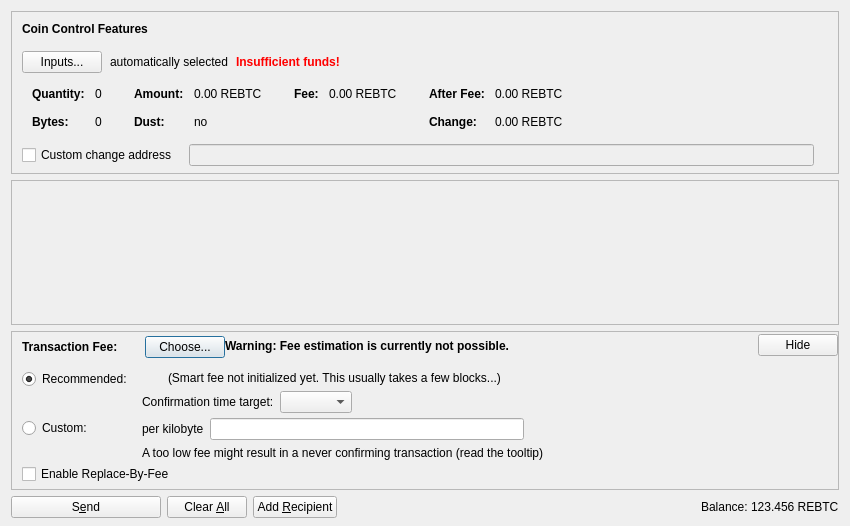
<?xml version="1.0" encoding="UTF-8"?>
<ui version="4.0">
 <class>SendCoinsDialog</class>
 <widget class="QDialog" name="SendCoinsDialog">
  <property name="geometry">
   <rect>
    <x>0</x>
    <y>0</y>
    <width>850</width>
    <height>526</height>
   </rect>
  </property>
  <property name="windowTitle">
   <string>Send Coins</string>
  </property>
  <layout class="QVBoxLayout" name="verticalLayout" stretch="0,1,0,0">
   <property name="bottomMargin">
    <number>8</number>
   </property>
   <item>
    <widget class="QFrame" name="frameCoinControl">
     <property name="sizePolicy">
      <sizepolicy hsizetype="Expanding" vsizetype="Expanding">
       <horstretch>0</horstretch>
       <verstretch>0</verstretch>
      </sizepolicy>
     </property>
     <property name="maximumSize">
      <size>
       <width>16777215</width>
       <height>16777215</height>
      </size>
     </property>
     <property name="frameShape">
      <enum>QFrame::StyledPanel</enum>
     </property>
     <property name="frameShadow">
      <enum>QFrame::Sunken</enum>
     </property>
     <layout class="QVBoxLayout" name="verticalLayoutCoinControl2">
      <property name="spacing">
       <number>0</number>
      </property>
      <property name="leftMargin">
       <number>0</number>
      </property>
      <property name="topMargin">
       <number>0</number>
      </property>
      <property name="rightMargin">
       <number>0</number>
      </property>
      <property name="bottomMargin">
       <number>6</number>
      </property>
      <item>
       <layout class="QVBoxLayout" name="verticalLayoutCoinControl" stretch="0,0,0,0,1">
        <property name="spacing">
         <number>0</number>
        </property>
        <property name="leftMargin">
         <number>10</number>
        </property>
        <property name="topMargin">
         <number>10</number>
        </property>
        <item>
         <layout class="QHBoxLayout" name="horizontalLayoutCoinControl1">
          <property name="bottomMargin">
           <number>15</number>
          </property>
          <item>
           <widget class="QLabel" name="labelCoinControlFeatures">
            <property name="sizePolicy">
             <sizepolicy hsizetype="Preferred" vsizetype="Maximum">
              <horstretch>0</horstretch>
              <verstretch>0</verstretch>
             </sizepolicy>
            </property>
            <property name="font">
             <font>
              <weight>75</weight>
              <bold>true</bold>
             </font>
            </property>
            <property name="styleSheet">
             <string notr="true">font-weight:bold;</string>
            </property>
            <property name="text">
             <string>Coin Control Features</string>
            </property>
           </widget>
          </item>
         </layout>
        </item>
        <item>
         <layout class="QHBoxLayout" name="horizontalLayoutCoinControl2" stretch="0,0,0,0">
          <property name="spacing">
           <number>8</number>
          </property>
          <property name="bottomMargin">
           <number>10</number>
          </property>
          <item>
           <widget class="QPushButton" name="pushButtonCoinControl">
            <property name="styleSheet">
             <string notr="true"/>
            </property>
            <property name="text">
             <string>Inputs...</string>
            </property>
            <property name="autoDefault">
             <bool>false</bool>
            </property>
           </widget>
          </item>
          <item>
           <widget class="QLabel" name="labelCoinControlAutomaticallySelected">
            <property name="text">
             <string>automatically selected</string>
            </property>
            <property name="margin">
             <number>5</number>
            </property>
           </widget>
          </item>
          <item>
           <widget class="QLabel" name="labelCoinControlInsuffFunds">
            <property name="font">
             <font>
              <weight>75</weight>
              <bold>true</bold>
             </font>
            </property>
            <property name="styleSheet">
             <string notr="true">color:red;font-weight:bold;</string>
            </property>
            <property name="text">
             <string>Insufficient funds!</string>
            </property>
            <property name="margin">
             <number>5</number>
            </property>
           </widget>
          </item>
          <item>
           <spacer name="horizontalSpacerCoinControl">
            <property name="orientation">
             <enum>Qt::Horizontal</enum>
            </property>
            <property name="sizeHint" stdset="0">
             <size>
              <width>40</width>
              <height>1</height>
             </size>
            </property>
           </spacer>
          </item>
         </layout>
        </item>
        <item>
         <widget class="QWidget" name="widgetCoinControl" native="true">
          <property name="sizePolicy">
           <sizepolicy hsizetype="Preferred" vsizetype="Preferred">
            <horstretch>0</horstretch>
            <verstretch>0</verstretch>
           </sizepolicy>
          </property>
          <property name="minimumSize">
           <size>
            <width>0</width>
            <height>0</height>
           </size>
          </property>
          <property name="styleSheet">
           <string notr="true"/>
          </property>
          <layout class="QHBoxLayout" name="horizontalLayoutCoinControl5">
           <property name="leftMargin">
            <number>0</number>
           </property>
           <property name="topMargin">
            <number>0</number>
           </property>
           <property name="rightMargin">
            <number>0</number>
           </property>
           <property name="bottomMargin">
            <number>0</number>
           </property>
           <item>
            <layout class="QHBoxLayout" name="horizontalLayoutCoinControl3" stretch="0,0,0,1">
             <property name="spacing">
              <number>20</number>
             </property>
             <property name="topMargin">
              <number>0</number>
             </property>
             <property name="bottomMargin">
              <number>10</number>
             </property>
             <item>
              <layout class="QFormLayout" name="formLayoutCoinControl1">
               <property name="horizontalSpacing">
                <number>10</number>
               </property>
               <property name="verticalSpacing">
                <number>14</number>
               </property>
               <property name="leftMargin">
                <number>10</number>
               </property>
               <property name="topMargin">
                <number>4</number>
               </property>
               <property name="rightMargin">
                <number>6</number>
               </property>
               <item row="0" column="0">
                <widget class="QLabel" name="labelCoinControlQuantityText">
                 <property name="font">
                  <font>
                   <weight>75</weight>
                   <bold>true</bold>
                  </font>
                 </property>
                 <property name="text">
                  <string>Quantity:</string>
                 </property>
                 <property name="margin">
                  <number>0</number>
                 </property>
                </widget>
               </item>
               <item row="0" column="1">
                <widget class="QLabel" name="labelCoinControlQuantity">
                 <property name="cursor">
                  <cursorShape>IBeamCursor</cursorShape>
                 </property>
                 <property name="contextMenuPolicy">
                  <enum>Qt::ActionsContextMenu</enum>
                 </property>
                 <property name="text">
                  <string notr="true">0</string>
                 </property>
                 <property name="margin">
                  <number>0</number>
                 </property>
                 <property name="textInteractionFlags">
                  <set>Qt::LinksAccessibleByMouse|Qt::TextSelectableByKeyboard|Qt::TextSelectableByMouse</set>
                 </property>
                </widget>
               </item>
               <item row="1" column="0">
                <widget class="QLabel" name="labelCoinControlBytesText">
                 <property name="font">
                  <font>
                   <weight>75</weight>
                   <bold>true</bold>
                  </font>
                 </property>
                 <property name="text">
                  <string>Bytes:</string>
                 </property>
                </widget>
               </item>
               <item row="1" column="1">
                <widget class="QLabel" name="labelCoinControlBytes">
                 <property name="cursor">
                  <cursorShape>IBeamCursor</cursorShape>
                 </property>
                 <property name="contextMenuPolicy">
                  <enum>Qt::ActionsContextMenu</enum>
                 </property>
                 <property name="text">
                  <string notr="true">0</string>
                 </property>
                 <property name="textInteractionFlags">
                  <set>Qt::LinksAccessibleByMouse|Qt::TextSelectableByKeyboard|Qt::TextSelectableByMouse</set>
                 </property>
                </widget>
               </item>
              </layout>
             </item>
             <item>
              <layout class="QFormLayout" name="formLayoutCoinControl2">
               <property name="horizontalSpacing">
                <number>10</number>
               </property>
               <property name="verticalSpacing">
                <number>14</number>
               </property>
               <property name="leftMargin">
                <number>6</number>
               </property>
               <property name="topMargin">
                <number>4</number>
               </property>
               <property name="rightMargin">
                <number>6</number>
               </property>
               <item row="0" column="0">
                <widget class="QLabel" name="labelCoinControlAmountText">
                 <property name="font">
                  <font>
                   <weight>75</weight>
                   <bold>true</bold>
                  </font>
                 </property>
                 <property name="text">
                  <string>Amount:</string>
                 </property>
                 <property name="margin">
                  <number>0</number>
                 </property>
                </widget>
               </item>
               <item row="0" column="1">
                <widget class="QLabel" name="labelCoinControlAmount">
                 <property name="cursor">
                  <cursorShape>IBeamCursor</cursorShape>
                 </property>
                 <property name="contextMenuPolicy">
                  <enum>Qt::ActionsContextMenu</enum>
                 </property>
                 <property name="text">
                  <string notr="true">0.00 REBTC</string>
                 </property>
                 <property name="textInteractionFlags">
                  <set>Qt::LinksAccessibleByMouse|Qt::TextSelectableByKeyboard|Qt::TextSelectableByMouse</set>
                 </property>
                </widget>
               </item>
               <item row="1" column="0">
                <widget class="QLabel" name="labelCoinControlLowOutputText">
                 <property name="font">
                  <font>
                   <weight>75</weight>
                   <bold>true</bold>
                  </font>
                 </property>
                 <property name="text">
                  <string>Dust:</string>
                 </property>
                </widget>
               </item>
               <item row="1" column="1">
                <widget class="QLabel" name="labelCoinControlLowOutput">
                 <property name="cursor">
                  <cursorShape>IBeamCursor</cursorShape>
                 </property>
                 <property name="contextMenuPolicy">
                  <enum>Qt::ActionsContextMenu</enum>
                 </property>
                 <property name="text">
                  <string notr="true">no</string>
                 </property>
                 <property name="textInteractionFlags">
                  <set>Qt::LinksAccessibleByMouse|Qt::TextSelectableByKeyboard|Qt::TextSelectableByMouse</set>
                 </property>
                </widget>
               </item>
              </layout>
             </item>
             <item>
              <layout class="QFormLayout" name="formLayoutCoinControl3">
               <property name="horizontalSpacing">
                <number>10</number>
               </property>
               <property name="verticalSpacing">
                <number>14</number>
               </property>
               <property name="leftMargin">
                <number>6</number>
               </property>
               <property name="topMargin">
                <number>4</number>
               </property>
               <property name="rightMargin">
                <number>6</number>
               </property>
               <item row="0" column="0">
                <widget class="QLabel" name="labelCoinControlFeeText">
                 <property name="font">
                  <font>
                   <weight>75</weight>
                   <bold>true</bold>
                  </font>
                 </property>
                 <property name="text">
                  <string>Fee:</string>
                 </property>
                 <property name="margin">
                  <number>0</number>
                 </property>
                </widget>
               </item>
               <item row="0" column="1">
                <widget class="QLabel" name="labelCoinControlFee">
                 <property name="cursor">
                  <cursorShape>IBeamCursor</cursorShape>
                 </property>
                 <property name="contextMenuPolicy">
                  <enum>Qt::ActionsContextMenu</enum>
                 </property>
                 <property name="text">
                  <string notr="true">0.00 REBTC</string>
                 </property>
                 <property name="textInteractionFlags">
                  <set>Qt::LinksAccessibleByMouse|Qt::TextSelectableByKeyboard|Qt::TextSelectableByMouse</set>
                 </property>
                </widget>
               </item>
              </layout>
             </item>
             <item>
              <layout class="QFormLayout" name="formLayoutCoinControl4">
               <property name="horizontalSpacing">
                <number>10</number>
               </property>
               <property name="verticalSpacing">
                <number>14</number>
               </property>
               <property name="leftMargin">
                <number>6</number>
               </property>
               <property name="topMargin">
                <number>4</number>
               </property>
               <property name="rightMargin">
                <number>6</number>
               </property>
               <item row="0" column="0">
                <widget class="QLabel" name="labelCoinControlAfterFeeText">
                 <property name="font">
                  <font>
                   <weight>75</weight>
                   <bold>true</bold>
                  </font>
                 </property>
                 <property name="text">
                  <string>After Fee:</string>
                 </property>
                 <property name="margin">
                  <number>0</number>
                 </property>
                </widget>
               </item>
               <item row="0" column="1">
                <widget class="QLabel" name="labelCoinControlAfterFee">
                 <property name="cursor">
                  <cursorShape>IBeamCursor</cursorShape>
                 </property>
                 <property name="contextMenuPolicy">
                  <enum>Qt::ActionsContextMenu</enum>
                 </property>
                 <property name="text">
                  <string notr="true">0.00 REBTC</string>
                 </property>
                 <property name="textInteractionFlags">
                  <set>Qt::LinksAccessibleByMouse|Qt::TextSelectableByKeyboard|Qt::TextSelectableByMouse</set>
                 </property>
                </widget>
               </item>
               <item row="1" column="0">
                <widget class="QLabel" name="labelCoinControlChangeText">
                 <property name="font">
                  <font>
                   <weight>75</weight>
                   <bold>true</bold>
                  </font>
                 </property>
                 <property name="text">
                  <string>Change:</string>
                 </property>
                </widget>
               </item>
               <item row="1" column="1">
                <widget class="QLabel" name="labelCoinControlChange">
                 <property name="cursor">
                  <cursorShape>IBeamCursor</cursorShape>
                 </property>
                 <property name="contextMenuPolicy">
                  <enum>Qt::ActionsContextMenu</enum>
                 </property>
                 <property name="text">
                  <string notr="true">0.00 REBTC</string>
                 </property>
                 <property name="textInteractionFlags">
                  <set>Qt::LinksAccessibleByMouse|Qt::TextSelectableByKeyboard|Qt::TextSelectableByMouse</set>
                 </property>
                </widget>
               </item>
              </layout>
             </item>
            </layout>
           </item>
          </layout>
         </widget>
        </item>
        <item>
         <layout class="QHBoxLayout" name="horizontalLayoutCoinControl4" stretch="0,0,0">
          <property name="spacing">
           <number>12</number>
          </property>
          <property name="sizeConstraint">
           <enum>QLayout::SetDefaultConstraint</enum>
          </property>
          <property name="topMargin">
           <number>5</number>
          </property>
          <property name="rightMargin">
           <number>5</number>
          </property>
          <item>
           <widget class="QCheckBox" name="checkBoxCoinControlChange">
            <property name="toolTip">
             <string>If this is activated, but the change address is empty or invalid, change will be sent to a newly generated address.</string>
            </property>
            <property name="text">
             <string>Custom change address</string>
            </property>
           </widget>
          </item>
          <item>
           <widget class="QValidatedLineEdit" name="lineEditCoinControlChange">
            <property name="enabled">
             <bool>false</bool>
            </property>
            <property name="sizePolicy">
             <sizepolicy hsizetype="Expanding" vsizetype="Fixed">
              <horstretch>0</horstretch>
              <verstretch>0</verstretch>
             </sizepolicy>
            </property>
           </widget>
          </item>
          <item>
           <widget class="QLabel" name="labelCoinControlChangeLabel">
            <property name="sizePolicy">
             <sizepolicy hsizetype="Preferred" vsizetype="Expanding">
              <horstretch>0</horstretch>
              <verstretch>0</verstretch>
             </sizepolicy>
            </property>
            <property name="minimumSize">
             <size>
              <width>0</width>
              <height>0</height>
             </size>
            </property>
            <property name="text">
             <string/>
            </property>
            <property name="margin">
             <number>3</number>
            </property>
           </widget>
          </item>
         </layout>
        </item>
        <item>
         <spacer name="verticalSpacerCoinControl">
          <property name="orientation">
           <enum>Qt::Vertical</enum>
          </property>
          <property name="sizeHint" stdset="0">
           <size>
            <width>800</width>
            <height>1</height>
           </size>
          </property>
         </spacer>
        </item>
       </layout>
      </item>
     </layout>
    </widget>
   </item>
   <item>
    <widget class="QScrollArea" name="scrollArea">
     <property name="widgetResizable">
      <bool>true</bool>
     </property>
     <widget class="QWidget" name="scrollAreaWidgetContents">
      <property name="geometry">
       <rect>
        <x>0</x>
        <y>0</y>
        <width>830</width>
        <height>104</height>
       </rect>
      </property>
      <layout class="QVBoxLayout" name="verticalLayout_2" stretch="0,1">
       <property name="leftMargin">
        <number>0</number>
       </property>
       <property name="topMargin">
        <number>0</number>
       </property>
       <property name="rightMargin">
        <number>0</number>
       </property>
       <property name="bottomMargin">
        <number>0</number>
       </property>
       <item>
        <layout class="QVBoxLayout" name="entries">
         <property name="spacing">
          <number>6</number>
         </property>
        </layout>
       </item>
       <item>
        <spacer name="verticalSpacer">
         <property name="orientation">
          <enum>Qt::Vertical</enum>
         </property>
         <property name="sizeHint" stdset="0">
          <size>
           <width>20</width>
           <height>40</height>
          </size>
         </property>
        </spacer>
       </item>
      </layout>
     </widget>
    </widget>
   </item>
   <item>
    <widget class="QFrame" name="frameFee">
     <property name="sizePolicy">
      <sizepolicy hsizetype="Expanding" vsizetype="Expanding">
       <horstretch>0</horstretch>
       <verstretch>0</verstretch>
      </sizepolicy>
     </property>
     <property name="maximumSize">
      <size>
       <width>16777215</width>
       <height>16777215</height>
      </size>
     </property>
     <property name="frameShape">
      <enum>QFrame::StyledPanel</enum>
     </property>
     <property name="frameShadow">
      <enum>QFrame::Sunken</enum>
     </property>
     <layout class="QVBoxLayout" name="verticalLayoutFee1">
      <property name="spacing">
       <number>0</number>
      </property>
      <property name="leftMargin">
       <number>0</number>
      </property>
      <property name="topMargin">
       <number>0</number>
      </property>
      <property name="rightMargin">
       <number>0</number>
      </property>
      <property name="bottomMargin">
       <number>0</number>
      </property>
      <item>
       <layout class="QVBoxLayout" name="verticalLayoutFee2" stretch="0,0,0">
        <property name="spacing">
         <number>0</number>
        </property>
        <property name="leftMargin">
         <number>10</number>
        </property>
        <property name="topMargin">
         <number>0</number>
        </property>
        <item>
         <layout class="QHBoxLayout" name="horizontalLayoutFee1">
          <property name="bottomMargin">
           <number>0</number>
          </property>
          <item>
           <layout class="QVBoxLayout" name="verticalLayoutFee7">
            <property name="spacing">
             <number>0</number>
            </property>
            <item>
             <spacer name="verticalSpacerSmartFee">
              <property name="orientation">
               <enum>Qt::Vertical</enum>
              </property>
              <property name="sizeType">
               <enum>QSizePolicy::Fixed</enum>
              </property>
              <property name="sizeHint" stdset="0">
               <size>
                <width>1</width>
                <height>4</height>
               </size>
              </property>
             </spacer>
            </item>
            <item>
             <layout class="QHBoxLayout" name="horizontalLayoutSmartFee">
              <property name="spacing">
               <number>10</number>
              </property>
              <item>
               <widget class="QLabel" name="labelFeeHeadline">
                <property name="sizePolicy">
                 <sizepolicy hsizetype="Preferred" vsizetype="Maximum">
                  <horstretch>0</horstretch>
                  <verstretch>0</verstretch>
                 </sizepolicy>
                </property>
                <property name="font">
                 <font>
                  <weight>75</weight>
                  <bold>true</bold>
                 </font>
                </property>
                <property name="styleSheet">
                 <string notr="true">font-weight:bold;</string>
                </property>
                <property name="text">
                 <string>Transaction Fee:</string>
                </property>
               </widget>
              </item>
              <item>
               <widget class="QLabel" name="labelFeeMinimized">
                <property name="text">
                 <string/>
                </property>
               </widget>
              </item>
              <item>
               <widget class="QPushButton" name="buttonChooseFee">
                <property name="text">
                 <string>Choose...</string>
                </property>
               </widget>
              </item>
             </layout>
            </item>
            <item>
             <spacer name="verticalSpacer_5">
              <property name="orientation">
               <enum>Qt::Vertical</enum>
              </property>
              <property name="sizeHint" stdset="0">
               <size>
                <width>1</width>
                <height>1</height>
               </size>
              </property>
             </spacer>
            </item>
           </layout>
          </item>
          <item>
           <widget class="QLabel" name="fallbackFeeWarningLabel">
            <property name="toolTip">
             <string>Using the fallbackfee can result in sending a transaction that will take several hours or days (or never) to confirm. Consider choosing your fee manually or wait until you have validated the complete chain.</string>
            </property>
            <property name="font">
            <font>
                <weight>75</weight>
                <bold>true</bold>
            </font>
            </property>
            <property name="text">
             <string>Warning: Fee estimation is currently not possible.</string>
            </property>
            <property name="wordWrap">
             <bool>false</bool>
            </property>
           </widget>
          </item>
          <item>
           <spacer name="horizontalSpacer_4">
            <property name="orientation">
             <enum>Qt::Horizontal</enum>
            </property>
            <property name="sizeType">
             <enum>QSizePolicy::MinimumExpanding</enum>
            </property>
            <property name="sizeHint" stdset="0">
             <size>
              <width>40</width>
              <height>20</height>
             </size>
            </property>
           </spacer>
          </item>
          <item>
           <widget class="QPushButton" name="buttonMinimizeFee">
            <property name="toolTip">
             <string>Hide transaction fee settings</string>
            </property>
            <property name="text">
             <string>Hide</string>
            </property>
           </widget>
          </item>
         </layout>
        </item>
        <item>
         <widget class="QFrame" name="frameFeeSelection">
          <layout class="QVBoxLayout" name="verticalLayoutFee12">
           <property name="spacing">
            <number>0</number>
           </property>
           <property name="leftMargin">
            <number>0</number>
           </property>
           <property name="topMargin">
            <number>0</number>
           </property>
           <property name="rightMargin">
            <number>0</number>
           </property>
           <property name="bottomMargin">
            <number>0</number>
           </property>
           <item>
            <layout class="QGridLayout" name="gridLayoutFee">
             <property name="topMargin">
              <number>10</number>
             </property>
             <property name="bottomMargin">
              <number>4</number>
             </property>
             <property name="horizontalSpacing">
              <number>10</number>
             </property>
             <property name="verticalSpacing">
              <number>4</number>
             </property>
             <item row="1" column="1">
              <layout class="QVBoxLayout" name="verticalLayoutFee8">
               <property name="spacing">
                <number>6</number>
               </property>
               <item>
                <layout class="QHBoxLayout" name="horizontalLayoutFee13">
                 <item>
                  <widget class="QLabel" name="labelCustomPerKilobyte">
                   <property name="toolTip">
                    <string>Specify a custom fee per kB (1,000 bytes) of the transaction's virtual size.

Note:  Since the fee is calculated on a per-byte basis, a fee of "100 satoshis per kB" for a transaction size of 500 bytes (half of 1 kB) would ultimately yield a fee of only 50 satoshis.</string>
                   </property>
                   <property name="text">
                    <string>per kilobyte</string>
                   </property>
                  </widget>
                 </item>
                 <item>
                  <widget class="ReBitcoinAmountField" name="customFee"/>
                 </item>
                 <item>
                  <spacer name="horizontalSpacer_6">
                   <property name="orientation">
                    <enum>Qt::Horizontal</enum>
                   </property>
                   <property name="sizeHint" stdset="0">
                    <size>
                     <width>1</width>
                     <height>1</height>
                    </size>
                   </property>
                  </spacer>
                 </item>
                </layout>
               </item>
               <item>
                <layout class="QHBoxLayout" name="horizontalLayoutFee8">
                 <item>
                  <widget class="QLabel" name="labelCustomFeeWarning">
                   <property name="enabled">
                    <bool>true</bool>
                   </property>
                   <property name="toolTip">
                    <string>When there is less transaction volume than space in the blocks, miners as well as relaying nodes may enforce a minimum fee. Paying only this minimum fee is just fine, but be aware that this can result in a never confirming transaction once there is more demand for rebitcoin transactions than the network can process.</string>
                   </property>
                   <property name="text">
                    <string>A too low fee might result in a never confirming transaction (read the tooltip)</string>
                   </property>
                  </widget>
                 </item>
                 <item>
                  <spacer name="horizontalSpacer_2">
                   <property name="orientation">
                    <enum>Qt::Horizontal</enum>
                   </property>
                   <property name="sizeHint" stdset="0">
                    <size>
                     <width>1</width>
                     <height>1</height>
                    </size>
                   </property>
                  </spacer>
                 </item>
                </layout>
               </item>
              </layout>
             </item>
             <item row="0" column="0">
              <layout class="QVBoxLayout" name="verticalLayoutFee4" stretch="0,1">
               <item>
                <widget class="QRadioButton" name="radioSmartFee">
                 <property name="text">
                  <string>Recommended:</string>
                 </property>
                 <property name="checked">
                  <bool>true</bool>
                 </property>
                 <attribute name="buttonGroup">
                  <string notr="true">groupFee</string>
                 </attribute>
                </widget>
               </item>
               <item>
                <spacer name="verticalSpacer_2">
                 <property name="orientation">
                  <enum>Qt::Vertical</enum>
                 </property>
                 <property name="sizeHint" stdset="0">
                  <size>
                   <width>1</width>
                   <height>1</height>
                  </size>
                 </property>
                </spacer>
               </item>
              </layout>
             </item>
             <item row="1" column="0">
              <layout class="QVBoxLayout" name="verticalLayoutFee9" stretch="0,1">
               <item>
                <widget class="QRadioButton" name="radioCustomFee">
                 <property name="text">
                  <string>Custom:</string>
                 </property>
                 <attribute name="buttonGroup">
                  <string notr="true">groupFee</string>
                 </attribute>
                </widget>
               </item>
               <item>
                <spacer name="verticalSpacer_6">
                 <property name="orientation">
                  <enum>Qt::Vertical</enum>
                 </property>
                 <property name="sizeHint" stdset="0">
                  <size>
                   <width>1</width>
                   <height>1</height>
                  </size>
                 </property>
                </spacer>
               </item>
              </layout>
             </item>
             <item row="0" column="1">
              <layout class="QVBoxLayout" name="verticalLayoutFee3" stretch="0,0,1">
               <property name="spacing">
                <number>6</number>
               </property>
               <property name="topMargin">
                <number>2</number>
               </property>
               <item>
                <layout class="QHBoxLayout" name="horizontalLayoutFee12">
                 <item>
                  <widget class="QLabel" name="labelSmartFee">
                   <property name="text">
                    <string/>
                   </property>
                  </widget>
                 </item>
                 <item>
                  <widget class="QLabel" name="labelFeeEstimation">
                   <property name="text">
                    <string/>
                   </property>
                  </widget>
                 </item>
                 <item>
                  <widget class="QLabel" name="labelSmartFee2">
                   <property name="text">
                    <string>(Smart fee not initialized yet. This usually takes a few blocks...)</string>
                   </property>
                  </widget>
                 </item>
                 <item>
                  <spacer name="horizontalSpacer_5">
                   <property name="orientation">
                    <enum>Qt::Horizontal</enum>
                   </property>
                   <property name="sizeHint" stdset="0">
                    <size>
                     <width>1</width>
                     <height>1</height>
                    </size>
                   </property>
                  </spacer>
                 </item>
                </layout>
               </item>
               <item>
                <layout class="QHBoxLayout" name="horizontalLayoutFee9">
                 <item>
                  <layout class="QVBoxLayout" name="verticalLayoutFee6">
                   <item>
                    <widget class="QLabel" name="labelSmartFee3">
                     <property name="text">
                      <string>Confirmation time target:</string>
                     </property>
                    </widget>
                   </item>
                  </layout>
                 </item>
                 <item>
                  <layout class="QVBoxLayout" name="verticalLayoutFee5">
                   <property name="rightMargin">
                    <number>30</number>
                   </property>
                   <item>
                    <layout class="QHBoxLayout" name="horizontalLayoutConfTarget">
                     <property name="bottomMargin">
                      <number>0</number>
                     </property>
                     <item>
                      <widget class="QComboBox" name="confTargetSelector"/>
                     </item>
                     <item>
                      <spacer name="horizontalSpacerConfTarget">
                       <property name="orientation">
                        <enum>Qt::Horizontal</enum>
                       </property>
                       <property name="sizeHint" stdset="0">
                        <size>
                         <width>40</width>
                         <height>20</height>
                        </size>
                       </property>
                      </spacer>
                     </item>
                    </layout>
                   </item>
                  </layout>
                 </item>
                </layout>
               </item>
               <item>
                <spacer name="verticalSpacer_4">
                 <property name="orientation">
                  <enum>Qt::Vertical</enum>
                 </property>
                 <property name="sizeHint" stdset="0">
                  <size>
                   <width>1</width>
                   <height>1</height>
                  </size>
                 </property>
                </spacer>
               </item>
              </layout>
             </item>
            </layout>
           </item>
           <item>
            <widget class="QCheckBox" name="optInRBF">
             <property name="text">
              <string>Enable Replace-By-Fee</string>
             </property>
             <property name="toolTip">
              <string>With Replace-By-Fee (BIP-125) you can increase a transaction's fee after it is sent. Without this, a higher fee may be recommended to compensate for increased transaction delay risk.</string>
             </property>
            </widget>
           </item>
          </layout>
         </widget>
        </item>
        <item>
         <spacer name="verticalSpacerFee">
          <property name="orientation">
           <enum>Qt::Vertical</enum>
          </property>
          <property name="sizeHint" stdset="0">
           <size>
            <width>40</width>
            <height>5</height>
           </size>
          </property>
         </spacer>
        </item>
       </layout>
      </item>
     </layout>
    </widget>
   </item>
   <item>
    <layout class="QHBoxLayout" name="horizontalLayout">
     <item>
      <widget class="QPushButton" name="sendButton">
       <property name="minimumSize">
        <size>
         <width>150</width>
         <height>0</height>
        </size>
       </property>
       <property name="toolTip">
        <string>Confirm the send action</string>
       </property>
       <property name="text">
        <string>S&amp;end</string>
       </property>
       <property name="icon">
        <iconset resource="../rebitcoin.qrc">
         <normaloff>:/icons/send</normaloff>:/icons/send</iconset>
       </property>
       <property name="autoDefault">
        <bool>false</bool>
       </property>
       <property name="default">
        <bool>false</bool>
       </property>
      </widget>
     </item>
     <item>
      <widget class="QPushButton" name="clearButton">
       <property name="sizePolicy">
        <sizepolicy hsizetype="Minimum" vsizetype="Fixed">
         <horstretch>0</horstretch>
         <verstretch>0</verstretch>
        </sizepolicy>
       </property>
       <property name="toolTip">
        <string>Clear all fields of the form.</string>
       </property>
       <property name="text">
        <string>Clear &amp;All</string>
       </property>
       <property name="icon">
        <iconset resource="../rebitcoin.qrc">
         <normaloff>:/icons/remove</normaloff>:/icons/remove</iconset>
       </property>
       <property name="autoDefault">
        <bool>false</bool>
       </property>
      </widget>
     </item>
     <item>
      <widget class="QPushButton" name="addButton">
       <property name="toolTip">
        <string>Send to multiple recipients at once</string>
       </property>
       <property name="text">
        <string>Add &amp;Recipient</string>
       </property>
       <property name="icon">
        <iconset resource="../rebitcoin.qrc">
         <normaloff>:/icons/add</normaloff>:/icons/add</iconset>
       </property>
       <property name="autoDefault">
        <bool>false</bool>
       </property>
      </widget>
     </item>
     <item>
      <spacer name="horizontalSpacer">
       <property name="orientation">
        <enum>Qt::Horizontal</enum>
       </property>
       <property name="sizeHint" stdset="0">
        <size>
         <width>40</width>
         <height>20</height>
        </size>
       </property>
      </spacer>
     </item>
     <item>
      <layout class="QHBoxLayout" name="horizontalLayout_2">
       <property name="spacing">
        <number>3</number>
       </property>
       <item>
        <widget class="QLabel" name="labelBalanceName">
         <property name="sizePolicy">
          <sizepolicy hsizetype="Preferred" vsizetype="Fixed">
           <horstretch>0</horstretch>
           <verstretch>0</verstretch>
          </sizepolicy>
         </property>
         <property name="text">
          <string>Balance:</string>
         </property>
        </widget>
       </item>
       <item>
        <widget class="QLabel" name="labelBalance">
         <property name="sizePolicy">
          <sizepolicy hsizetype="Preferred" vsizetype="Fixed">
           <horstretch>0</horstretch>
           <verstretch>0</verstretch>
          </sizepolicy>
         </property>
         <property name="cursor">
          <cursorShape>IBeamCursor</cursorShape>
         </property>
         <property name="text">
          <string notr="true">123.456 REBTC</string>
         </property>
         <property name="textInteractionFlags">
          <set>Qt::LinksAccessibleByMouse|Qt::TextSelectableByKeyboard|Qt::TextSelectableByMouse</set>
         </property>
        </widget>
       </item>
      </layout>
     </item>
    </layout>
   </item>
  </layout>
 </widget>
 <customwidgets>
  <customwidget>
   <class>QValidatedLineEdit</class>
   <extends>QLineEdit</extends>
   <header>qt/qvalidatedlineedit.h</header>
  </customwidget>
  <customwidget>
   <class>ReBitcoinAmountField</class>
   <extends>QLineEdit</extends>
   <header>qt/rebitcoinamountfield.h</header>
   <container>1</container>
  </customwidget>
 </customwidgets>
 <resources>
  <include location="../rebitcoin.qrc"/>
 </resources>
 <connections/>
 <buttongroups>
  <buttongroup name="groupFee"/>
 </buttongroups>
</ui>
